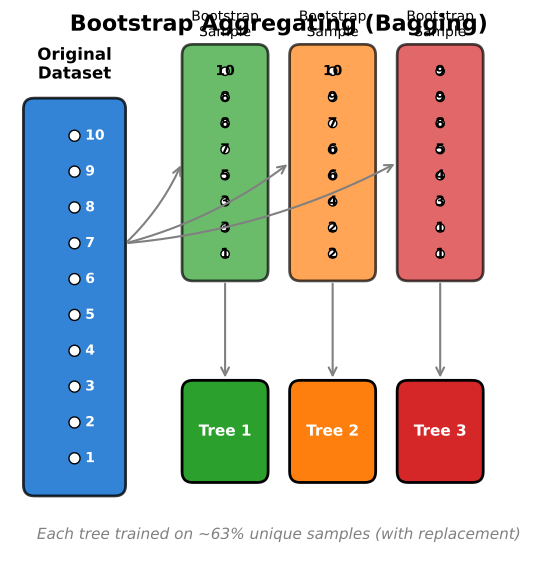

Write Python code to recreate this figure.
"""Bootstrap Sampling - Bagging visualization"""
import matplotlib.pyplot as plt

# Chart metadata for QR code generation
CHART_METADATA = {
    'title': 'Bootstrap Sampling',
    'description': 'Sampling with replacement visualization',
    'url': 'https://github.com/Digital-AI-Finance/methods-algorithms/tree/master/slides/L04_Random_Forests/03_bootstrap'
}
import numpy as np
from matplotlib.patches import Rectangle, FancyArrowPatch, FancyBboxPatch
from pathlib import Path

plt.rcParams.update({
    'font.size': 14, 'axes.labelsize': 14, 'axes.titlesize': 16,
    'xtick.labelsize': 13, 'ytick.labelsize': 13, 'legend.fontsize': 13,
    'figure.figsize': (10, 6), 'figure.dpi': 150
})

MLPURPLE = '#3333B2'
MLBLUE = '#0066CC'
MLGREEN = '#2CA02C'
MLRED = '#D62728'
MLORANGE = '#FF7F0E'

np.random.seed(42)

fig, ax = plt.subplots(figsize=(10, 6))

# Original dataset (left)
original_x = 0.12
original_y = 0.5
box_width = 0.15
box_height = 0.7

# Draw original dataset
rect = FancyBboxPatch((original_x - box_width/2, original_y - box_height/2),
                       box_width, box_height,
                       boxstyle="round,pad=0.02,rounding_size=0.02",
                       facecolor=MLBLUE, edgecolor='black', linewidth=2, alpha=0.8)
ax.add_patch(rect)
ax.text(original_x, original_y + box_height/2 + 0.05, 'Original\nDataset',
        ha='center', va='bottom', fontsize=12, fontweight='bold')

# Draw data points in original
n_points = 10
for i in range(n_points):
    y = original_y - box_height/2 + 0.05 + i * (box_height - 0.1) / (n_points - 1)
    ax.plot(original_x, y, 'o', color='white', markersize=8, markeredgecolor='black')
    ax.text(original_x + 0.02, y, str(i+1), fontsize=10, va='center', color='white', fontweight='bold')

# Bootstrap samples (right side)
bootstrap_positions = [(0.4, 0.75), (0.6, 0.75), (0.8, 0.75)]
sample_colors = [MLGREEN, MLORANGE, MLRED]
sample_labels = ['Tree 1', 'Tree 2', 'Tree 3']
sample_indices = [
    [1, 3, 3, 5, 7, 8, 8, 10],  # Bootstrap sample 1
    [2, 2, 4, 6, 6, 7, 9, 10],  # Bootstrap sample 2
    [1, 1, 3, 4, 5, 8, 9, 9],   # Bootstrap sample 3
]

for (x, y), color, label, indices in zip(bootstrap_positions, sample_colors, sample_labels, sample_indices):
    # Draw bootstrap sample box
    small_width = 0.12
    small_height = 0.4
    rect = FancyBboxPatch((x - small_width/2, y - small_height/2),
                           small_width, small_height,
                           boxstyle="round,pad=0.02,rounding_size=0.02",
                           facecolor=color, edgecolor='black', linewidth=2, alpha=0.7)
    ax.add_patch(rect)
    ax.text(x, y + small_height/2 + 0.03, f'Bootstrap\nSample',
            ha='center', va='bottom', fontsize=10)

    # Draw sampled points
    for i, idx in enumerate(indices):
        py = y - small_height/2 + 0.03 + i * (small_height - 0.06) / (len(indices) - 1)
        ax.plot(x, py, 'o', color='white', markersize=6, markeredgecolor='black')
        ax.text(x, py, str(idx), fontsize=10, ha='center', va='center', fontweight='bold')

    # Arrow from original to sample
    ax.annotate('', xy=(x - small_width/2 - 0.02, y),
                xytext=(original_x + box_width/2 + 0.02, original_y + 0.1),
                arrowprops=dict(arrowstyle='->', color='gray', lw=1.5,
                               connectionstyle='arc3,rad=0.1'))

# Tree boxes below bootstrap samples
for (x, y), color, label in zip(bootstrap_positions, sample_colors, sample_labels):
    tree_y = 0.25
    tree_width = 0.12
    tree_height = 0.15

    rect = FancyBboxPatch((x - tree_width/2, tree_y - tree_height/2),
                           tree_width, tree_height,
                           boxstyle="round,pad=0.02,rounding_size=0.02",
                           facecolor=color, edgecolor='black', linewidth=2)
    ax.add_patch(rect)
    ax.text(x, tree_y, label, ha='center', va='center', fontsize=11,
            fontweight='bold', color='white')

    # Arrow from sample to tree
    ax.annotate('', xy=(x, tree_y + tree_height/2 + 0.02),
                xytext=(x, y - 0.4/2 - 0.02),
                arrowprops=dict(arrowstyle='->', color='gray', lw=1.5))

# Text annotations
ax.text(0.5, 0.05, 'Each tree trained on ~63% unique samples (with replacement)',
        ha='center', fontsize=11, style='italic', color='gray')

ax.set_xlim(0, 1)
ax.set_ylim(0, 1)
ax.set_aspect('equal')
ax.axis('off')
ax.set_title('Bootstrap Aggregating (Bagging)', fontsize=16, fontweight='bold', y=0.98)

plt.tight_layout()
plt.savefig(Path(__file__).parent / 'chart.pdf', dpi=300, bbox_inches='tight')
plt.close()
print("Chart saved: 03_bootstrap/chart.pdf")
